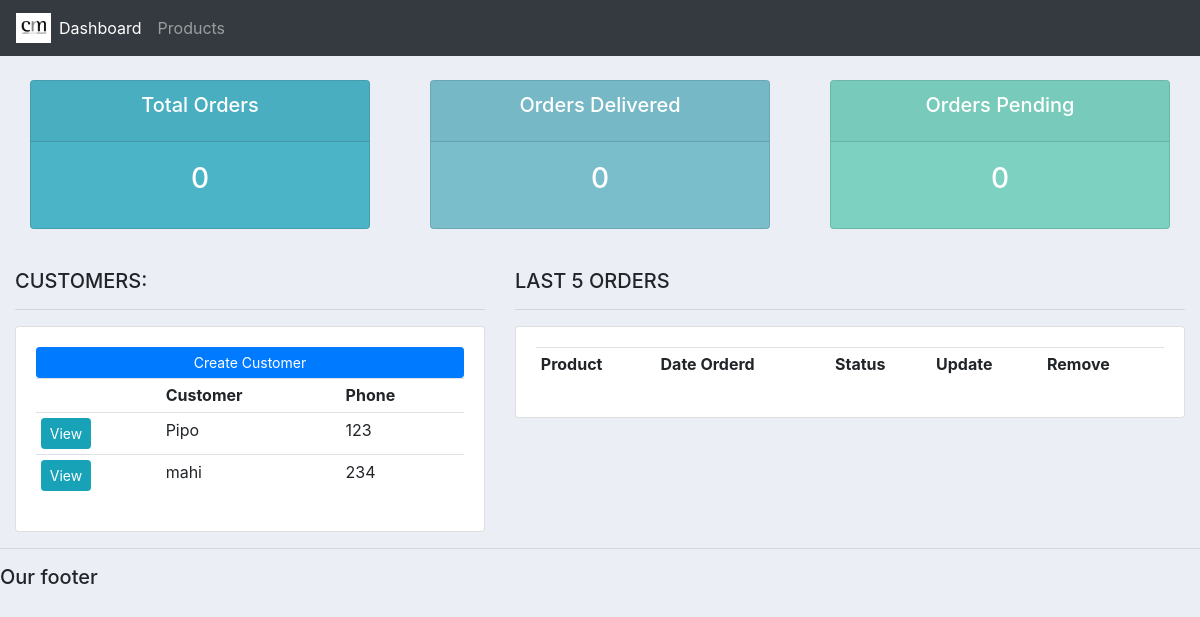
The app's page /, older data.
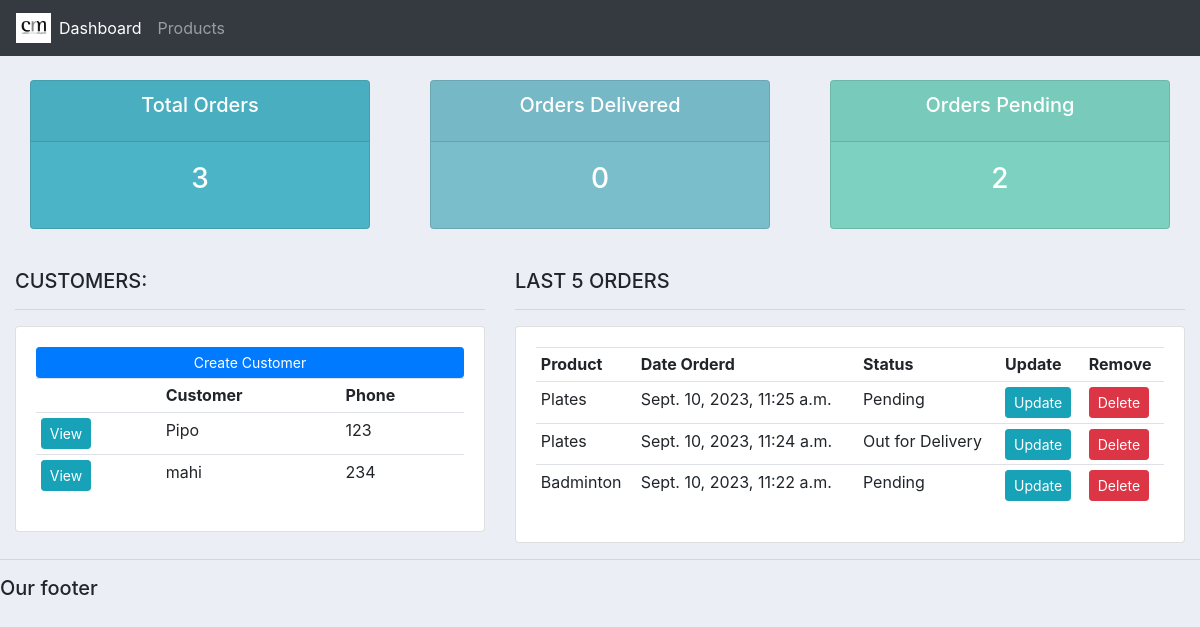
The same page, newer data.
### accounts/models.py (models this page shows, shortened)
class Customer(models.Model):
    name = models.CharField(max_length=200, null=True)
    phone = models.CharField(max_length=200, null=True)
    email = models.CharField(max_length=200, null=True)
    date_created = models.DateTimeField(auto_now_add=True, null = True)

class Order(models.Model):
    STATUS = (
        ('Pending', 'Pending'),
        ('Out for Delivery', 'Out for Delivery'),
        ('Delivered', 'Delivered'),
    )
    customer = models.ForeignKey(Customer, null=True, on_delete=models.SET_NULL)
    product = models.ForeignKey(Product, null=True, on_delete=models.SET_NULL)
    date_created = models.DateTimeField(auto_now_add=True, null=True)
    status = models.CharField(max_length = 200, null = True, choices = STATUS)
    note = models.CharField(max_length = 200, null = True)

class Product(models.Model):
    CATEGORY = (
        ('Indoor', 'Indoor'),
        ('Outdoor', 'Outdoor'),
    )
    name = models.CharField(max_length=200, null=True)
    price = models.FloatField(null = True)
    category = models.CharField(max_length=200, null=True, choices = CATEGORY)
    description = models.CharField(max_length=200, null=True, blank = True)
    date_created = models.DateTimeField(auto_now_add=True, null = True)
    tags = models.ManyToManyField(Tag)
    def __str__(self):
        return self.name

### accounts/views.py (the view)
# urls.py: path('', views.home, name = 'home'),
def home(request):
    orders = Order.objects.all()
    total_orders = orders.count()
    delivered = orders.filter(status = 'Delivered').count()
    pending = orders.filter(status = 'Pending').count()
    customers = Customer.objects.all()
    orders = orders.order_by('-date_created')[:5]
    context ={
        'total_orders' : total_orders,
        'delivered' : delivered,
        'pending' : pending,
        'customers' : customers,
        'orders' : orders
    }
    return render(request, 'accounts/dashboard.html', context)

### accounts/templates/accounts/dashboard.html
{%  extends 'accounts/main.html' %}
{% block content %}
{%  include 'accounts/status.html' %}
<br>
<div class="row">
	<div class="col-md-5">
		<h5>CUSTOMERS:</h5>
		<hr>
		<div class="card card-body">
			<a class="btn btn-primary  btn-sm btn-block" href="#">Create Customer</a>
			<table class="table table-sm">
				<tr>
					<th></th>
					<th>Customer</th>
					<th>Phone</th>
				</tr>
				{% for customer in customers%}
				<tr>
					<td><a class = "btn btn-sm btn-info" href="{% url 'customer' customer.id %}">View</a></td>
					<td>{{customer.name}}</td>
					<td>{{customer.phone}}</td>
				</tr>
				{% endfor %}
			</table>
		</div>
	</div>
	<div class="col-md-7">
		<h5>LAST 5 ORDERS</h5>
		<hr>
		<div class="card card-body">
			<table class="table table-sm">
				<tr>
					<th>Product</th>
					<th>Date Orderd</th>
					<th>Status</th>
					<th>Update</th>
					<th>Remove</th>
				</tr>
				{%for order in orders%}
				<tr>
					<td>{{order.product}}</td>
					<td>{{order.date_created}}</td>
					<td>{{order.status}}</td>
					<td><a class = "btn btn-sm btn-info" href="{% url 'update_order' order.id %}">Update</a></td>
					<td><a class = "btn btn-sm btn-danger" href="{% url 'delete_order' order.id %}">Delete</a></td>
				</tr>
				{%endfor %}
			</table>
		</div>
	</div>
</div>
{% endblock %}

### accounts/templates/accounts/main.html (shortened to what this page needs)
{% load static %}
<!DOCTYPE html>
<html>
<head>
	<link rel="stylesheet" href="https://stackpath.bootstrapcdn.com/bootstrap/4.3.1/css/bootstrap.min.css">
	<link rel="stylesheet" type="text/css" href="{% static '/css/main.css' %}">
</head>
<body>
	{%  include 'accounts/navbar.html' %}
	<div class="container-fluid">
	{% block content %}
	{% endblock %}
    </div>
	<hr>
	<h5>Our footer</h5>
</body>
</html>

### accounts/templates/accounts/navbar.html (shortened to what this page needs)
{% load static %}
<nav class="navbar navbar-expand-lg navbar-dark bg-dark">
 <img src="{% static 'images/logo.png' %}" width="3%" height="3%">
  <div class="collapse navbar-collapse" id="navbarNav">
    <ul class="navbar-nav">
      <li class="nav-item active">
        <a class="nav-link" href="{% url 'home'%}">Dashboard</a>
      </li>
      <li class="nav-item">
        <a class="nav-link" href="{% url 'products' %}">Products</a>
      </li>
    </ul>
  </div>
</nav>

### accounts/templates/accounts/status.html
<br>
<div class="row">
	<div class="col">
		<div class="col-md">
			<div class="card text-center text-white  mb-3" id="total-orders">
			  	<div class="card-header">
			  		<h5 class="card-title">Total Orders</h5>
			  	</div>
			  	<div class="card-body">
			    	<h3 class="card-title">{{total_orders}}</h3>
			  	</div>
			</div>
		</div>
	</div>
	<div class="col">
		<div class="col-md">
			<div class="card text-center text-white  mb-3" id="orders-delivered">
			  	<div class="card-header">
			  		<h5 class="card-title">Orders Delivered</h5>
			  	</div>
			  	<div class="card-body">
			    	<h3 class="card-title">{{delivered}}</h3>
			  	</div>
			</div>
		</div>
	</div>
	<div class="col">
		<div class="col-md">
			<div class="card text-center text-white  mb-3" id="orders-pending">
			  	<div class="card-header">
			  		<h5 class="card-title">Orders Pending</h5>
			  	</div>
			  	<div class="card-body">
			    	<h3 class="card-title">{{pending}}</h3>
			  	</div>
			</div>
		</div>
	</div>
</div>

### static/css/main.css (style rules this page uses)
body { background-color: #ebeff5; }
#total-orders { background-color: #4cb4c7; }
#orders-delivered { background-color: #7abecc; }
#orders-pending { background-color: #7CD1C0; }

Row changes from the older to the newer data that the page shows:
added Order: product "Plates", date_created "Sept. 10, 2023, 11:25 a.m.", status "Pending"
added Order: product "Plates", date_created "Sept. 10, 2023, 11:24 a.m.", status "Out for Delivery"
added Order: product "Badminton", date_created "Sept. 10, 2023, 11:22 a.m.", status "Pending"
Text that changed along with them:
{{ total_orders }}: "0" → "3"
{{ pending }}: "0" → "2"
